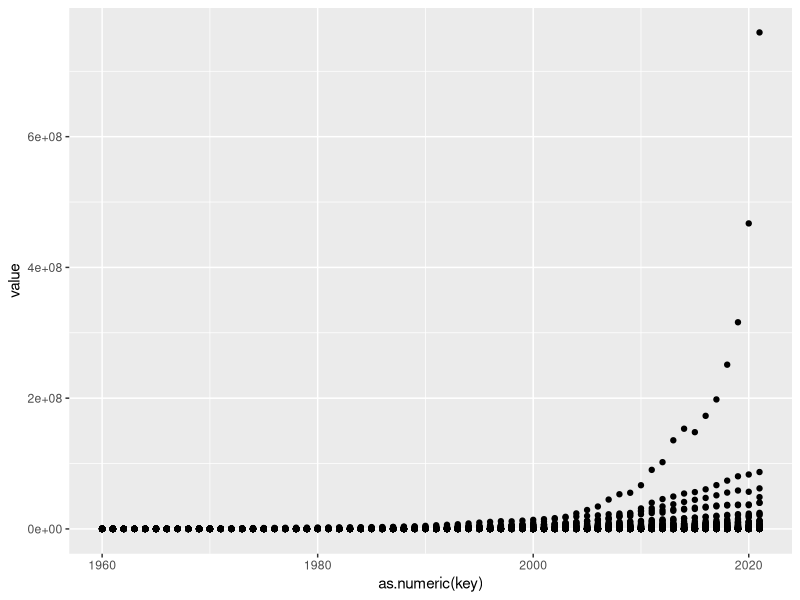
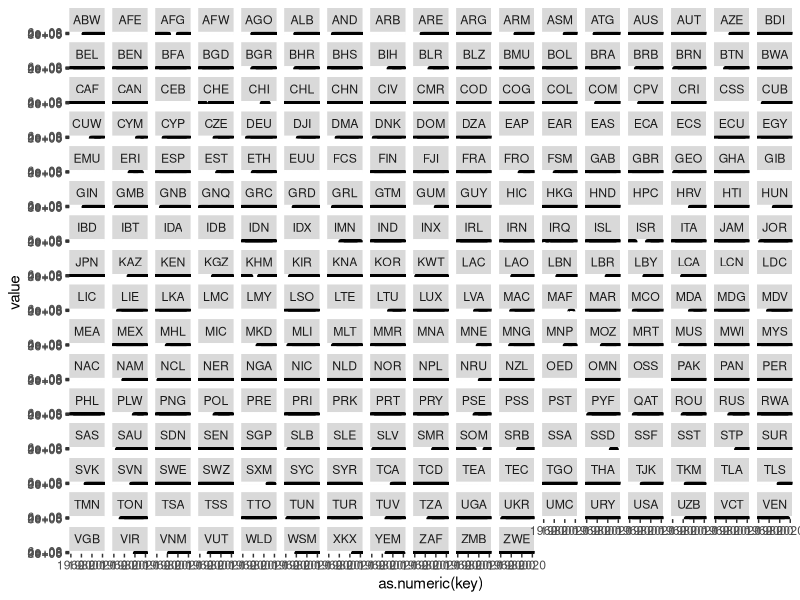
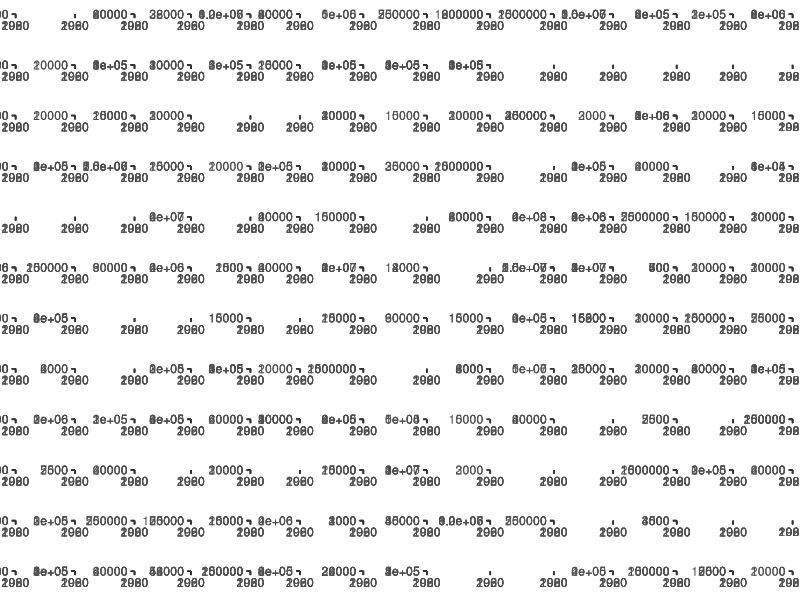
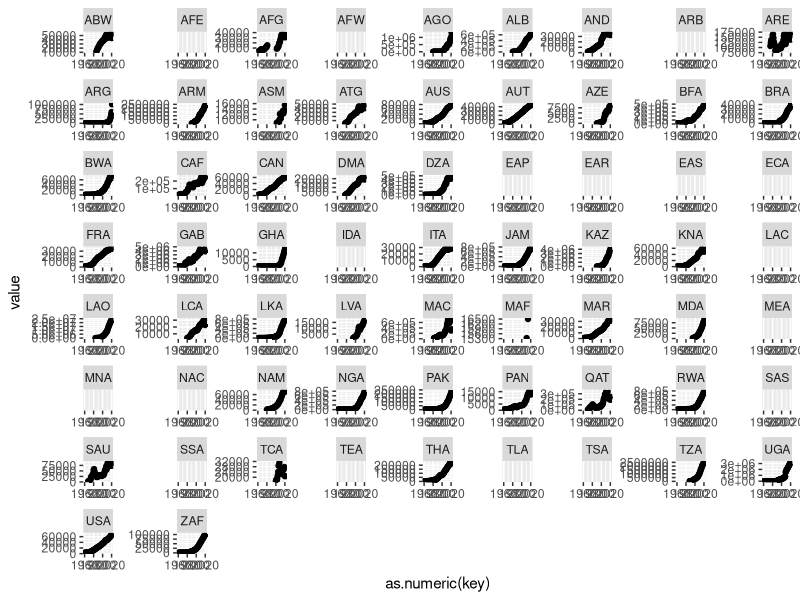
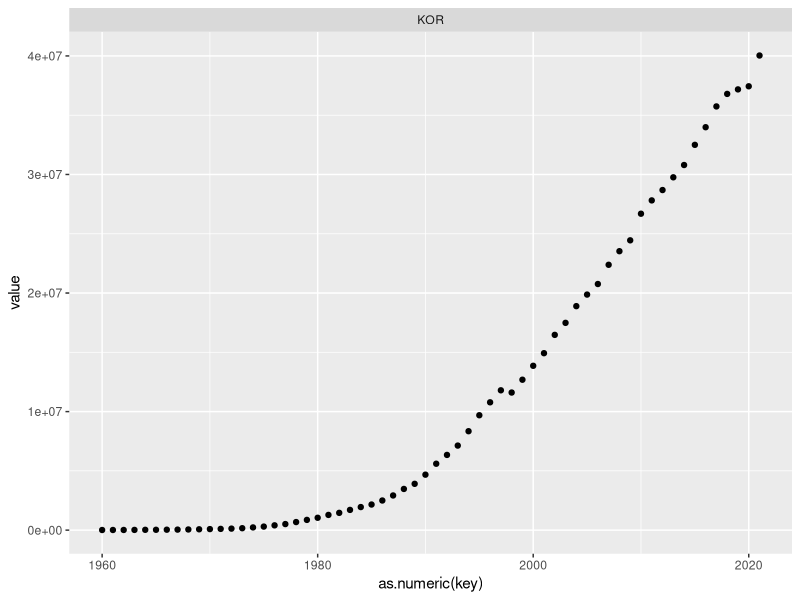
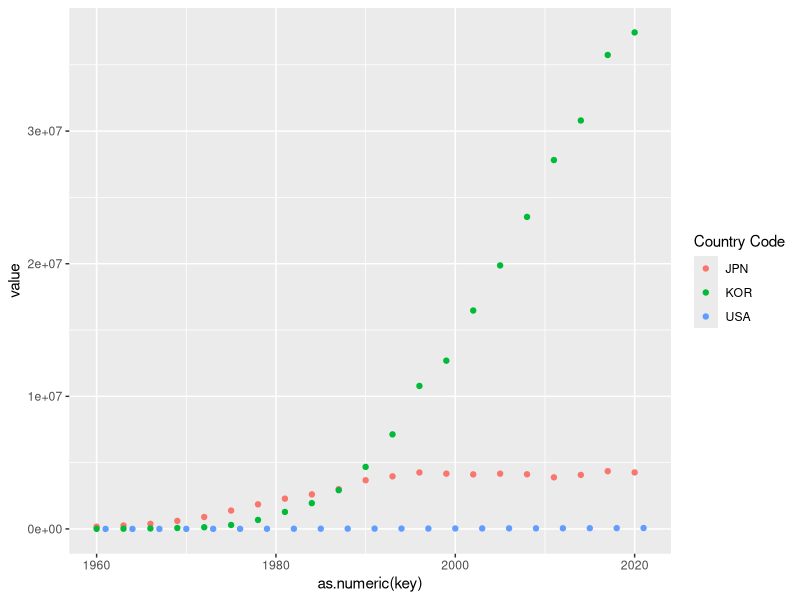
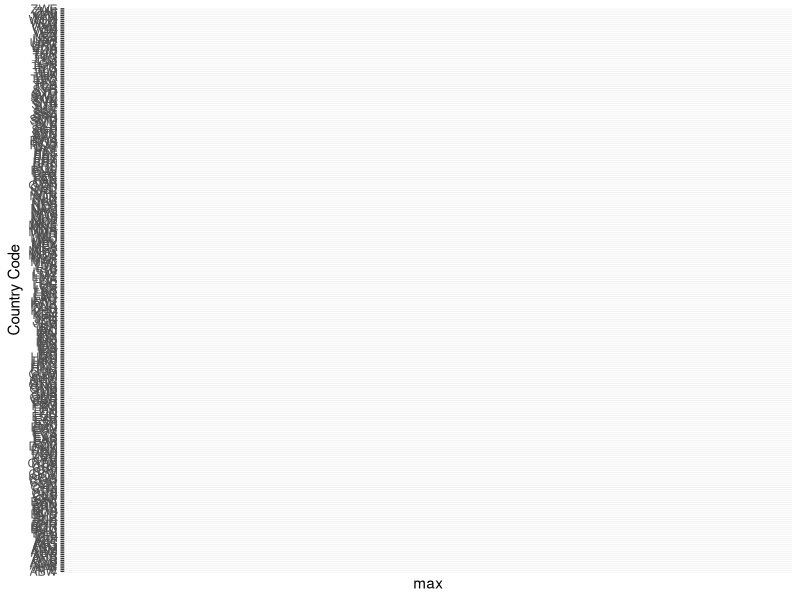

Generate these figures, in order, with R:
library(tidyverse)

df <- read_csv("posts/20230229 dreams of progenitors/API_NY.GDP.PCAP.CN_DS2_en_csv_v2_4770524.csv", skip = 3)
df
df <- df[-c(3,4)]
df

df %>% 
  gather(key, value, -c(1,2)) %>% 
  ggplot(aes(as.numeric(key), value)) +
  geom_point()

df %>% 
  gather(key, value, -c(1,2)) %>% 
  ggplot(aes(as.numeric(key), value)) +
  geom_point() +
  facet_wrap(~`Country Code`)

df %>% 
  gather(key, value, -c(1,2)) %>% 
  ggplot(aes(as.numeric(key), value)) +
  geom_point() +
  facet_wrap(~`Country Code`, scales = 'free')

df %>% 
  gather(key, value, -c(1,2)) %>% 
  filter(grepl('A', `Country Code`)) %>% 
  ggplot(aes(as.numeric(key), value)) +
  geom_point() +
  facet_wrap(~`Country Code`, scales = 'free')

df %>% 
  gather(key, value, -c(1,2)) %>% 
  filter(grepl('KOR', `Country Code`)) %>% 
  ggplot(aes(as.numeric(key), value)) +
  geom_point() +
  facet_wrap(~`Country Code`, scales = 'free')

df %>% 
  gather(key, value, -c(1,2)) %>% 
  filter(`Country Code`==c('KOR', 'USA', 'JPN')) %>% 
  ggplot(aes(as.numeric(key), value, color=`Country Code`)) +
  geom_point() 

df %>% 
  gather(key, value, -c(1,2)) %>% 
  group_by(`Country Code`) %>% 
  mutate(max=max(value)) %>% 
  ggplot(aes(max,`Country Code`)) +
  geom_point() +
  scale_x_continuous(trans = 'log10')


